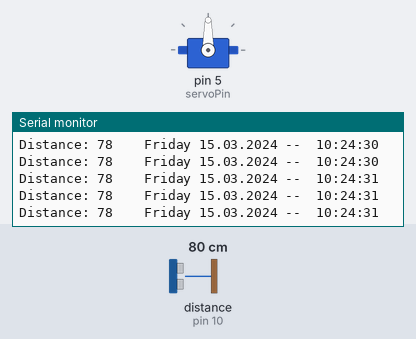
Bench run of a sketch on a simulated Arduino Uno, built with avr-gcc and run on an emulated ATmega328P. On the bench: servo, the last lines printed to the serial monitor. Wiring (inferred from the names in the program): ultrasonic range finder: trigger pin 9; echo pin 10. The test bench sets the inputs (shaded band); at power-on: distance to the obstacle (sensor on pin 10) 80 cm. The echo pulse lasts 58.3 µs per cm; the local clock reads 2024-03-15 10:24:30 at power-on unless the sketch sets it.

Above: at 1.2 s.
1.3 s: distance to the obstacle (sensor on pin 10) set to 2 cm
At 1.42 s:
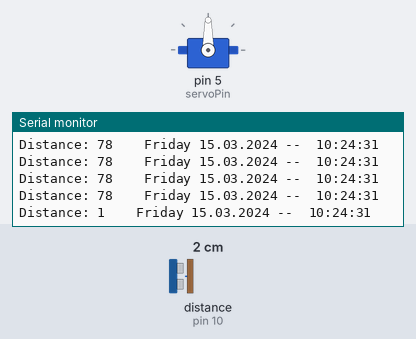
4.3 s: distance to the obstacle (sensor on pin 10) set to 18 cm
At 4.3 s:
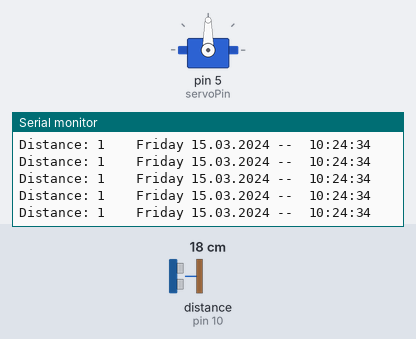
Timing chart, 0 to 7.3 s (numbered marks = the images above; inputs shaded):
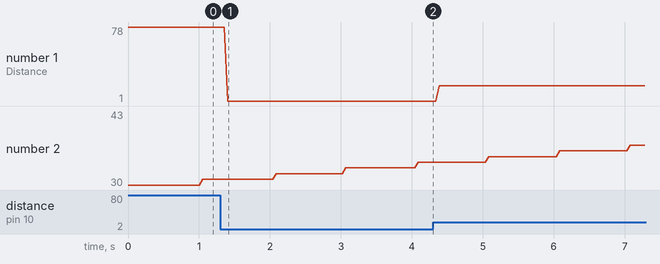

The sketch:

pet_feeder_final_.ino
```cpp
#include <DS3231.h>
#include <Servo.h>

const int trigPin = 9;
const int echoPin = 10;
// defines variables
long duration;
int distance;

int servoPin = 5;
Servo Servo1;

DS3231  rtc(SDA, SCL);
Time t;

void setup() {
  Serial.begin(9600);
  pinMode(trigPin, OUTPUT); // Sets the trigPin as an Output
  pinMode(echoPin, INPUT); // Sets the echoPin as an Input
  Serial.begin(9600); // Starts the serial communication

  rtc.begin();

  //rtc.setDOW(SUNDAY);
  //rtc.setTime(15,38,0);
  //rtc.setDate(9, 1, 2019);

  Servo1.attach(servoPin);
}

void run_servo() {
  for (int i = 0; i < 6; i++) {
    Servo1.write(180);
    delay(1000);
    Servo1.write(0);
    delay(1000);
  }
}

void loop() {
  // Clears the trigPin
  digitalWrite(trigPin, LOW);
  delayMicroseconds(2);
  // Sets the trigPin on HIGH state for 10 micro seconds
  digitalWrite(trigPin, HIGH);
  delayMicroseconds(10);
  digitalWrite(trigPin, LOW);
  // Reads the echoPin, returns the sound wave travel time in microseconds
  duration = pulseIn(echoPin, HIGH);
  // Calculating the distance
  distance = duration * 0.034 / 2;
  // Prints the distance on the Serial Monitor
  Serial.print("Distance: ");
  Serial.print(distance);
  Serial.print("    ");

  t = rtc.getTime();
  Serial.print(rtc.getDOWStr());
  Serial.print(" ");

  Serial.print(rtc.getDateStr());
  Serial.print(" -- ");
  Serial.print(" ");

  Serial.print(t.hour, DEC);
  Serial.print(":");
  Serial.print(t.min, DEC);
  Serial.print(":");
  Serial.print(t.sec, DEC);
  Serial.println();

  //  delay(1000);

  //setting time to 7:00:00 am
  if ((t.hour == 2 && t.min == 9 && t.sec == 0 ) && (distance <= 15)) {
    run_servo();
  }

  //setting time to 12:00:00 pm
  if ((t.hour == 2 && t.min == 9 && t.sec == 30 ) && (distance <= 15)) {
    run_servo();
  }

  //setting time to 7:00:00 pm
  if ((t.hour == 2 && t.min == 7 && t.sec == 0 ) && (distance <= 15)) {
    run_servo();
  }
}
```

Measured:
- after the input at 1.3 s, the serial monitor: prints a new line after 0.10 s (image 1)
- plotted number 1: 78 → 1 after the input at 1.3 s, 1 → 17 after the input at 4.3 s
